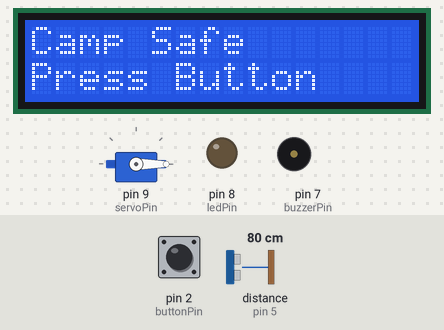
The sketch below on a simulated Arduino Uno, built with avr-gcc and run on an emulated ATmega328P. On the bench: servo, 16×2 character LCD, output pins drawn as LEDs (lit = HIGH), buzzer (waves = sounding). The test bench sets the inputs (shaded band); at power-on: pin 2 (buttonPin) LOW, distance to the obstacle (sensor on pin 5) 80 cm. The echo pulse lasts 58.3 µs per cm; pins used as bus, display or sensor lines are not drawn; what the sketch prints to the serial monitor is not drawn.

Above: at 1.2 s.
1.3 s: pin 2 (buttonPin) pulled HIGH for 0.15 s
At 2.4 s:
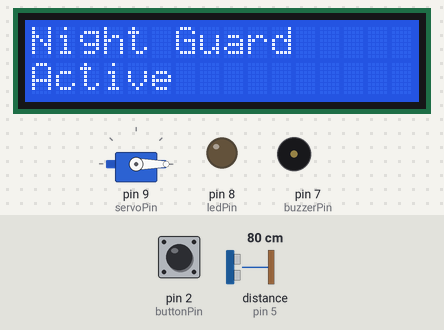
4.4 s: distance to the obstacle (sensor on pin 5) set to 34 cm
At 5.0 s:
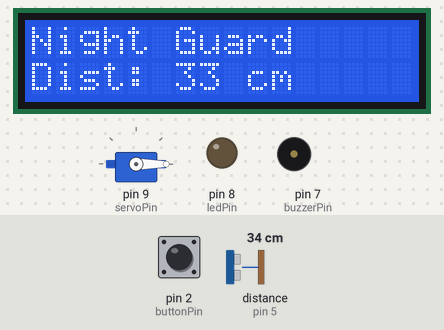
6.0 s: distance to the obstacle (sensor on pin 5) set to 28 cm
At 6.4 s:
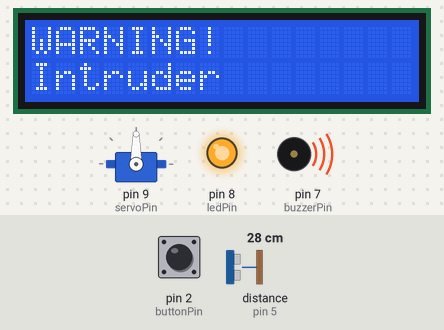
7.5 s: pin 2 (buttonPin) pulled HIGH for 1 s
At 9.0 s:
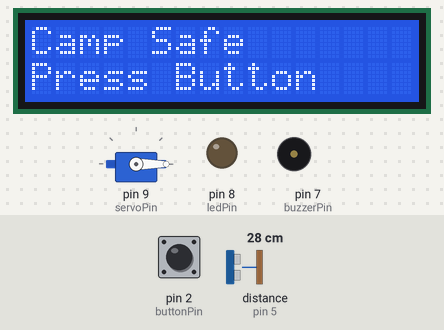
10.0 s: pin 2 (buttonPin) pulled HIGH for 3.2 s
At 11.6 s:
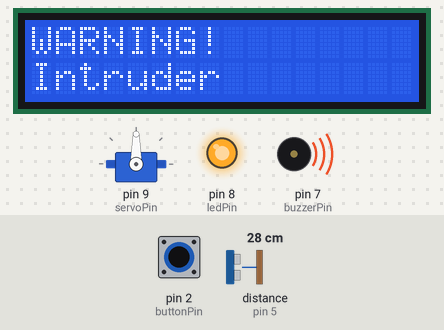
Timing chart, 0 to 13.1 s (numbered marks = the images above; inputs shaded):
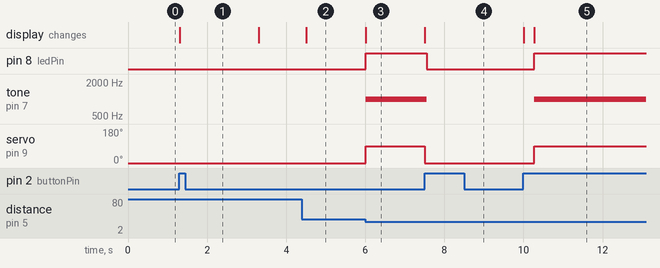

Measured:
- the behaviour switches between 31 and 30 cm on distance to the obstacle (sensor on pin 5) (found by bisection; images 2 and 3)
- after the input at 1.3 s, the display: changes at once (image 1)
- after the input at 4.4 s, the display: changes after 0.11 s (image 2)
- after the input at 6.0 s, pin 8 (ledPin): LOW → HIGH at once; tone on pin 7 (buzzerPin): silent → 1000 Hz at once; servo on pin 9 (servoPin): 0° → 90° at once; the display: changes at once (image 3)
- after the input at 7.5 s, pin 8 (ledPin): HIGH → LOW after 0.06 s; tone on pin 7 (buzzerPin): 1000 Hz → silent after 0.06 s; servo on pin 9 (servoPin): 90° → 0° at once; the display: changes at once (image 4)
- after the input at 10.0 s, pin 8 (ledPin): LOW → HIGH after 0.27 s; tone on pin 7 (buzzerPin): silent → 1000 Hz after 0.27 s; servo on pin 9 (servoPin): 0° → 90° after 0.27 s; the display: first changes at once (image 5 shows a later state)

The sketch:

EX3_GROUP14.ino
```cpp
#include <IRremote.hpp>
#include <LiquidCrystal.h>
#include <Servo.h>

// LCD pins: RS, E, D4, D5, D6, D7
LiquidCrystal lcd(3, A0, A1, A2, A3, A4);

// Servo object used to raise the camp warning flag
Servo alarmServo;

// Hardware connections
const int buttonPin = 2;
const int trigPin = 4;
const int echoPin = 5;
const int irPin = 6;
const int buzzerPin = 7;
const int ledPin = 8;
const int servoPin = 9;

// System status variables
bool systemArmed = false;
bool alarmActive = false;

int lastButtonState = LOW;
const int distanceThreshold = 30;

unsigned long lastDistanceCheck = 0;
unsigned long alarmResetTime = 0;

String lastLine1 = "";
String lastLine2 = "";

void setup()
{
  pinMode(buttonPin, INPUT);
  pinMode(trigPin, OUTPUT);
  pinMode(echoPin, INPUT);
  pinMode(buzzerPin, OUTPUT);
  pinMode(ledPin, OUTPUT);

  digitalWrite(ledPin, LOW);
  noTone(buzzerPin);

  alarmServo.attach(servoPin);
  alarmServo.write(0);

  lcd.begin(16, 2);
  showScreen("Camp Safe", "Press Button");

  Serial.begin(115200);
  IrReceiver.begin(irPin, ENABLE_LED_FEEDBACK);

  Serial.println("SYSTEM STARTED");
  Serial.println("Mode: Camp Safe");
  Serial.println("Waiting for guard button...");
}

void loop()
{
  readIRRemote();
  readButton();

  if (millis() - lastDistanceCheck >= 300)
  {
    lastDistanceCheck = millis();

    if (systemArmed)
    {
      if (millis() - alarmResetTime > 3000)
      {
        int distance = readDistance();

        if (!alarmActive)
        {
          showScreen("Night Guard", "Dist: " + String(distance) + " cm");
        }

        if (distance > 0 && distance < distanceThreshold && !alarmActive)
        {
          alarmActive = true;

          Serial.println("STATUS CHANGE: Intruder detected");
          Serial.print("Measured distance: ");
          Serial.print(distance);
          Serial.println(" cm");
          Serial.println("Alarm activated: LED ON, Buzzer ON, Servo flag UP");
        }
      }
    }
    else
    {
      showScreen("Camp Safe", "Press Button");
    }
  }

  updateAlarm();
}

// Guard button arms or disarms the night security mode
void readButton()
{
  int buttonState = digitalRead(buttonPin);

  if (buttonState == HIGH && lastButtonState == LOW)
  {
    systemArmed = !systemArmed;

    if (!systemArmed)
    {
      alarmActive = false;
      alarmServo.write(0);
      showScreen("Camp Safe", "Press Button");

      Serial.println("STATUS CHANGE: System disarmed");
      Serial.println("Alarm reset and camp returned to safe mode");
    }
    else
    {
      showScreen("Night Guard", "Active");

      Serial.println("STATUS CHANGE: Night guard mode activated");
      Serial.println("The camp perimeter is now being monitored");
    }

    delay(50); // Button debounce delay
  }

  lastButtonState = buttonState;
}

// Authorized guard resets the alarm using the IR remote control
void readIRRemote()
{
  if (IrReceiver.decode())
  {
    int command = IrReceiver.decodedIRData.command;

    Serial.print("IR signal received. Command: ");
    Serial.println(command);

    if (alarmActive)
    {
      alarmActive = false;
      alarmResetTime = millis();

      showScreen("Alarm Reset", "Guard OK");

      Serial.println("STATUS CHANGE: Alarm reset by authorized guard");
      Serial.println("System remains armed and will resume monitoring in 3 seconds");
    }

    IrReceiver.resume();
  }
}

// Activate or deactivate warning devices
void updateAlarm()
{
  if (alarmActive)
  {
    digitalWrite(ledPin, HIGH);
    tone(buzzerPin, 1000);
    alarmServo.write(90);

    showScreen("WARNING!", "Intruder");
  }
  else
  {
    digitalWrite(ledPin, LOW);
    noTone(buzzerPin);
    alarmServo.write(0);
  }
}

// Measure distance from the ultrasonic sensor
int readDistance()
{
  digitalWrite(trigPin, LOW);
  delayMicroseconds(2);

  digitalWrite(trigPin, HIGH);
  delayMicroseconds(10);

  digitalWrite(trigPin, LOW);

  long duration = pulseIn(echoPin, HIGH, 30000);

  if (duration == 0)
  {
    return 0;
  }

  int distance = duration * 0.0343 / 2;

  return distance;
}

// Update LCD only when text changes
void showScreen(String line1, String line2)
{
  if (line1 != lastLine1 || line2 != lastLine2)
  {
    lcd.clear();

    lcd.setCursor(0, 0);
    lcd.print(line1);

    lcd.setCursor(0, 1);
    lcd.print(line2);

    lastLine1 = line1;
    lastLine2 = line2;
  }
}
```
